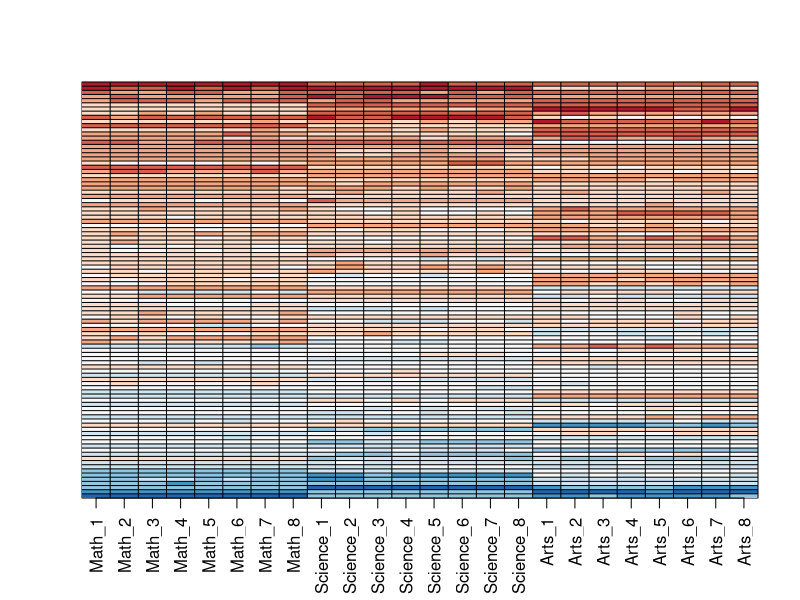
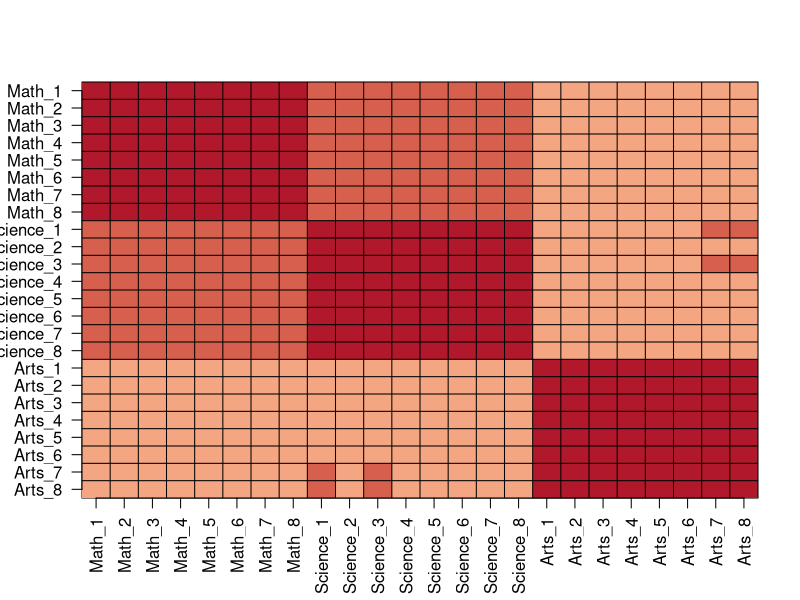
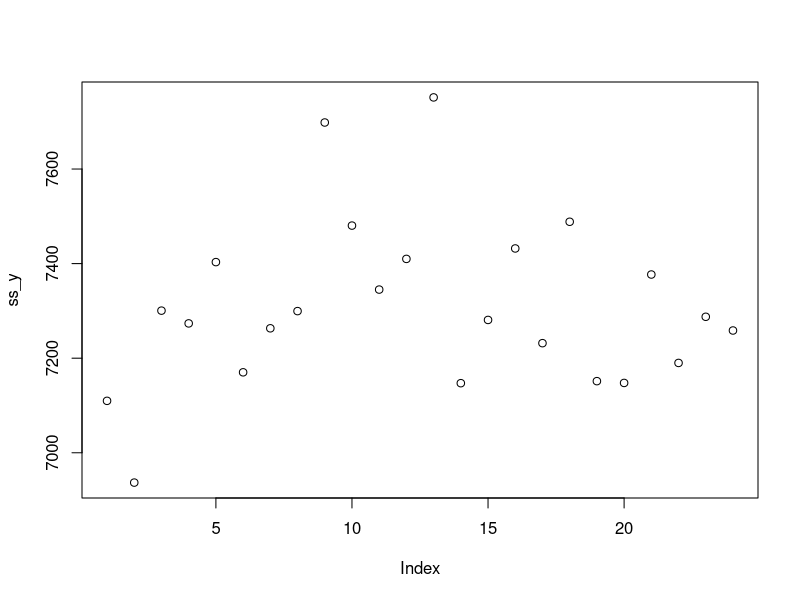
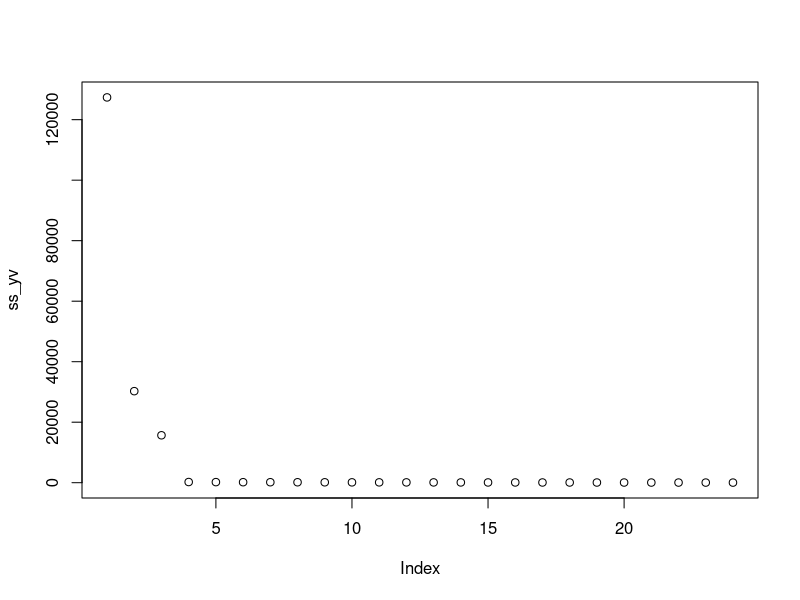

Write the R code that produced these figures, in order. (Note: this script raises an error after producing the figures.)
set.seed(1987, sample.kind="Rounding")
n <- 100
k <- 8
Sigma <- 64  * matrix(c(1, .75, .5, .75, 1, .5, .5, .5, 1), 3, 3) 
m <- MASS::mvrnorm(n, rep(0, 3), Sigma)
m <- m[order(rowMeans(m), decreasing = TRUE),]
y <- m %x% matrix(rep(1, k), nrow = 1) + matrix(rnorm(matrix(n*k*3)), n, k*3)
colnames(y) <- c(paste(rep("Math",k), 1:k, sep="_"),
                 paste(rep("Science",k), 1:k, sep="_"),
                 paste(rep("Arts",k), 1:k, sep="_"))
my_image <- function(x, zlim = range(x), ...){
  colors = rev(RColorBrewer::brewer.pal(9, "RdBu"))
  cols <- 1:ncol(x)
  rows <- 1:nrow(x)
  image(cols, rows, t(x[rev(rows),,drop=FALSE]), xaxt = "n", yaxt = "n",
        xlab="", ylab="",  col = colors, zlim = zlim, ...)
  abline(h=rows + 0.5, v = cols + 0.5)
  axis(side = 1, cols, colnames(x), las = 2)
}

my_image(y)

my_image(cor(y), zlim = c(-1,1))
range(cor(y))
axis(side = 2, 1:ncol(y), rev(colnames(y)), las = 2)

s <- svd(y)
names(s)
y_svd <- s$u %*% diag(s$d) %*% t(s$v)
max(abs(y - y_svd))
ss_y <- apply(y^2, 2, sum)
ss_yv <- apply((y%*%s$v)^2, 2, sum)
sum(ss_y)

plot(ss_y)
plot(ss_yv)

data.frame(x = sqrt(ss_yv), y = s$d) %>%
  ggplot(aes(x,y)) +
  geom_point()

sum(s$d[1:3]^2) / sum(s$d^2)

identical(s$u %*% diag(s$d), sweep(s$u, 2, s$d, FUN = "*"))

my_image(s$v)

plot(s$u[,1], ylim = c(-0.25, 0.25))
plot(s$v[,1], ylim = c(-0.25, 0.25))
with(s, my_image((u[, 1, drop=FALSE]*d[1]) %*% t(v[, 1, drop=FALSE])))
my_image(y)

plot(s$u[,2], ylim = c(-0.5, 0.5))
plot(s$v[,2], ylim = c(-0.5, 0.5))
with(s, my_image((u[, 2, drop=FALSE]*d[2]) %*% t(v[, 2, drop=FALSE])))
my_image(resid)

resid <- y - with(s,sweep(u[, 1:2], 2, d[1:2], FUN="*") %*% t(v[, 1:2]))
my_image(cor(resid), zlim = c(-1,1))
axis(side = 2, 1:ncol(y), rev(colnames(y)), las = 2)
plot(s$u[,3], ylim = c(-0.5, 0.5))
plot(s$v[,3], ylim = c(-0.5, 0.5))
with(s, my_image((u[, 3, drop=FALSE]*d[3]) %*% t(v[, 3, drop=FALSE])))
my_image(resid)

resid <- y - with(s,sweep(u[, 1:3], 2, d[1:3], FUN="*") %*% t(v[, 1:3]))
my_image(cor(resid), zlim = c(-1,1))
axis(side = 2, 1:ncol(y), rev(colnames(y)), las = 2)

data("tissue_gene_expression")
dim(tissue_gene_expression$x)

pc <- prcomp(tissue_gene_expression$x)
data.frame(pc_1 = pc$x[,1], pc_2 = pc$x[,2], 
           tissue = tissue_gene_expression$y) %>%
  ggplot(aes(pc_1, pc_2, color = tissue)) +
  geom_point()

avgs <- rowMeans(tissue_gene_expression$x)
data.frame(pc_1 = pc$x[,1], avg = avgs, 
           tissue = tissue_gene_expression$y) %>%
  ggplot(aes(avgs, pc_1, color = tissue)) +
  geom_point()
cor(avgs, pc$x[,1])

x <- with(tissue_gene_expression, sweep(x, 1, rowMeans(x)))
pc <- prcomp(x)
data.frame(pc_1 = pc$x[,1], pc_2 = pc$x[,2], 
           tissue = tissue_gene_expression$y) %>%
  ggplot(aes(pc_1, pc_2, color = tissue)) +
  geom_point()

for(i in 1:10){
  boxplot(pc$x[,i] ~ tissue_gene_expression$y, main = paste("PC", i))
}

d <- dist(tissue_gene_expression$x - rowMeans(tissue_gene_expression$x))

library(RColorBrewer)
sds <- matrixStats::colSds(tissue_gene_expression$x)
ind <- order(sds, decreasing = TRUE)[1:50]
colors <- brewer.pal(7, "Dark2")[as.numeric(tissue_gene_expression$y)]
heatmap(t(tissue_gene_expression$x[,ind]), col = brewer.pal(11, "RdBu"), scale = "row", ColSideColors = colors)
